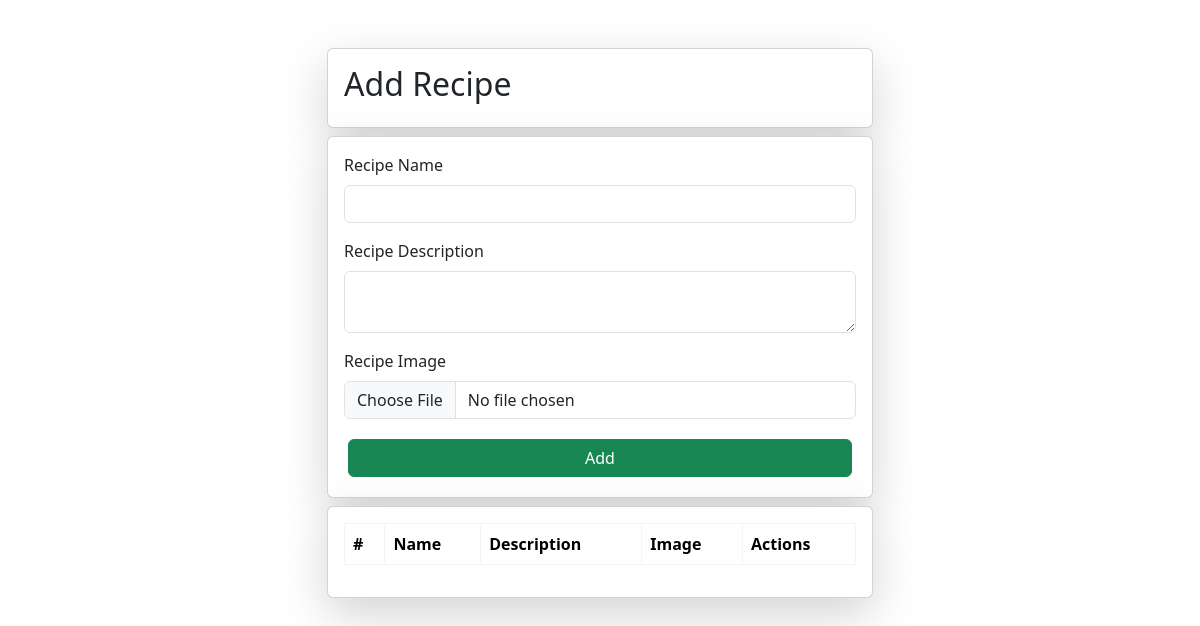
Before: / with the older database file.
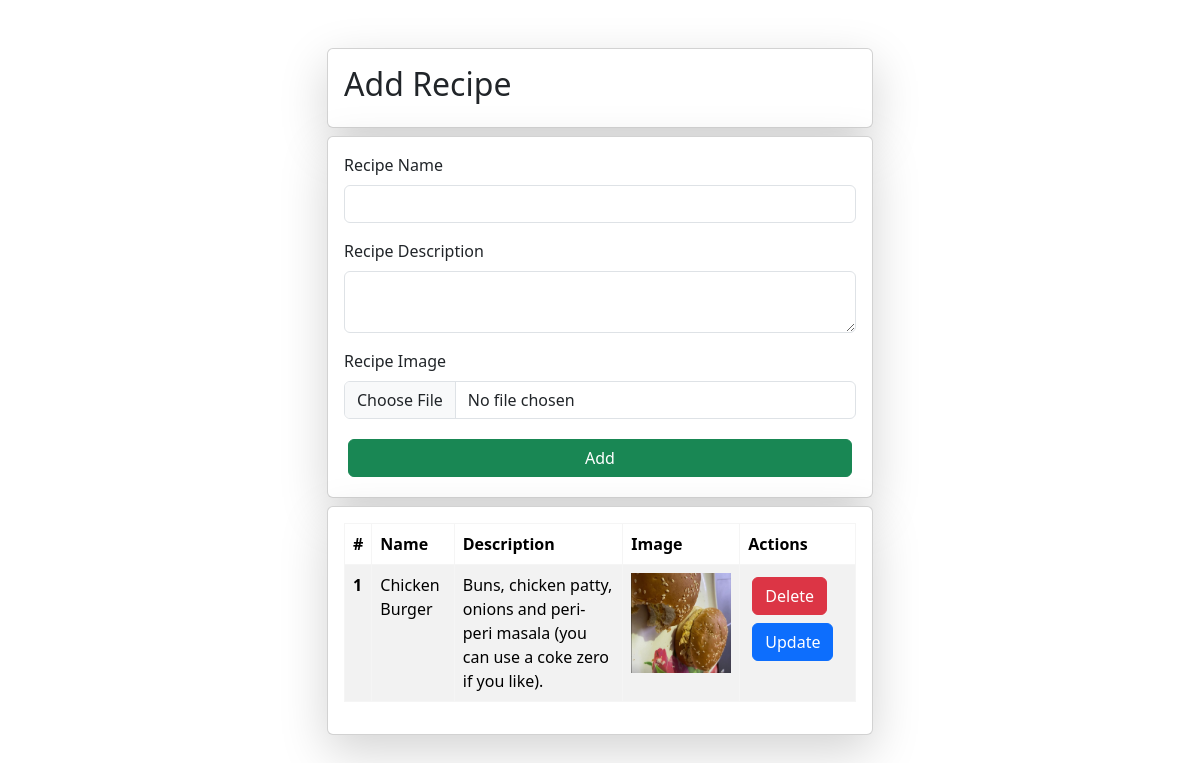
After: the same page with the newer database file.
### diet/models.py (models this page shows)
class Recipe(models.Model):
    name = models.CharField(max_length=100)
    description = models.TextField()
    image = models.ImageField(upload_to='recipe')

### diet/views.py (the view, shortened to what this page needs)
# urls.py: path('', recipe, name='recipe'),
def recipe(request):
    querySet = Recipe.objects.all()
    return render(request, 'recipe.html', {'recipes': querySet})

### diet/templates/recipe.html (shortened to what this page needs)
{% extends 'base.html' %}
{% block start %}
<div class="container mt-5">
  <span class="col-6 mx-auto my-2 card p-3 shadow-lg"><h2>Add Recipe</h2></span>
  <form class="col-6 mx-auto my-2 card p-3 shadow-lg" method="post" enctype="multipart/form-data">
      <div class="mb-3">
        <label for="Recipe_name" class="form-label">Recipe Name</label>
        <input type="text" required class="form-control" name="name">
      </div>
      <div class="mb-3">
        <label for="recipeDescription" class="form-label">Recipe Description</label>
        <textarea class="form-control" required name="description"></textarea>
      </div>
      <div class="mb-3">
          <label for="Recipe_name" class="form-label">Recipe Image</label>
          <input type="file" class="form-control" name="image">
        </div>
      <button type="submit" class="btn btn-success m-1">Add</button>
  </form>
  <div class="col-6 mx-auto my-2 card p-3 shadow-lg">
    <table class="table table-striped">
      <thead>
        <tr>
          <th scope="col">#</th>
          <th scope="col">Name</th>
          <th scope="col">Description</th>
          <th scope="col">Image</th>
          <th>Actions</th>
        </tr>
      </thead>
      <tbody>
        {% for recipe in recipes %}
        <tr>
          <th scope="row">{{forloop.counter}}</th>
          <td>{{recipe.name}}</td>
          <td>{{recipe.description}}</td>
          <td> <img src="/media/{{recipe.image}}" style="width: 100px; height: 100px"></td>
          <td>
            <a href= "/delete_recipes/{{recipe.id}}" class="btn btn-danger m-1" >Delete</a>
            <a href="/update_recipe/{{recipe.id}}" class="btn btn-primary m-1">Update</a>
          </td>
        </tr>
        {% endfor %}
      </tbody>
    </table>
  </div>
</div>
{% endblock %}

### home/templates/base.html (shortened to what this page needs)
<!DOCTYPE html>
<html lang="en">
<head>
    <link href="https://cdn.jsdelivr.net/npm/bootstrap@5.3.3/dist/css/bootstrap.min.css" rel="stylesheet">
</head>
<body >
    <div class="container">
        {% block start %}
        {% endblock %}
    </div>
</body>
</html>

### home/templates/base.html (style rules this page uses)
body { background-color: rgb(255, 255, 255); color: rgb(189, 189, 189); display: flex; justify-content: center; font-family: 'Segoe UI', Tahoma, Geneva, Verdana, sans-serif; }
table { margin: 0 auto; }
table, th, td { border: 1px solid whitesmoke; }
a { color: burlywood; text-decoration: none; }

Changed rows visible on the page:
added Recipe: name "Chicken Burger", description "Buns, chicken patty, onions and peri-peri masala (you can use a coke zero if you like).", image (picture)
